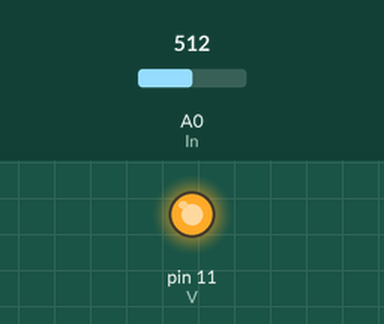
Recording of a sketch running on a simulated Arduino Uno, built with avr-gcc and run on an emulated ATmega328P. Parts: output pins drawn as LEDs (lit = HIGH). The test bench sets the inputs (shaded band); at power-on: A0 (In) = 512. What the sketch prints to the serial monitor is not drawn.

Above: at 2.8 s.
2.9 s: A0 (In) set to 716
7.5 s: A0 (In) set to 900
Timing chart, 0 to 10.5 s (numbered marks = the images above; inputs shaded):
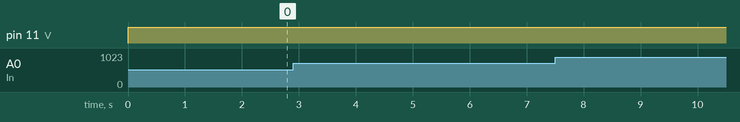

Measured:
- after the input at 2.9 s, every drawn part: stays the same
- after the input at 7.5 s, every drawn part: stays the same

The sketch:

Potentiometer_Test.ino
```cpp
int In = A0;
int V = 11;
int sensorReading;
char alpha[26] = {'a','b','c','d','e','f','g','h','i','j','k','l',
'm','n','o','p','q','r','s','t','u','v','w','x','y','z'};
int maxR = 1023;
int Interval = maxR / 26;

void setup() {
  pinMode(In, INPUT);
  pinMode(V, OUTPUT);
  Serial.begin(9600);
}

void loop() {
  digitalWrite(V,HIGH);
  sensorReading = analogRead(In);
  for (int i = 0; i < 26; i++) {
    Serial.print(sensorReading % Interval);
    if (i == (sensorReading % Interval)) {
      Serial.print(alpha[i]);
    }
  }
  Serial.print('\n');
  //Serial.print(sensorReading);
  //Serial.print('\n');
  delay(2000);
}
```
